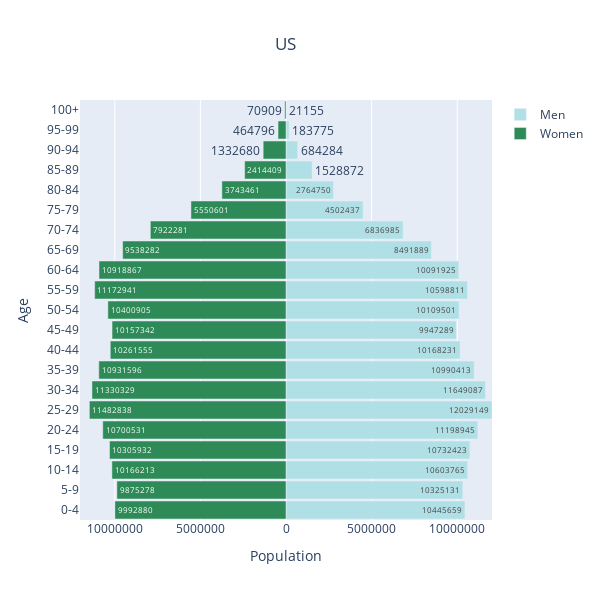

Notebook source saved alongside this figure:
### Code cell
women_bins = np.array(new_women)
men_bins = np.array(new_men)

y = us_data['Age'][1:22]

layout = go.Layout(yaxis=go.layout.YAxis(title='Age'),
                  xaxis=go.layout.XAxis(
                      range=[-max(new_men),max(new_men)],
                      tickvals=[-15000000,-10000000,-5000000, 0, 5000000, 10000000, 15000000],
                      ticktext=[15000000,10000000,5000000, 0, 5000000, 10000000, 15000000], 
                      title='Population'),
                  barmode='overlay',
                  bargap=0.1
                  )

data = [go.Bar(y=y,
              x=men_bins,
              orientation='h',
              name='Men',
              text = men_bins.astype('int'),
              hoverinfo='text',
              marker=dict(color='powderblue')
              ),
        go.Bar(y=y,
               x= women_bins,
               orientation='h',
               name='Women',
               text= -1 * women_bins.astype('int'),
               hoverinfo='text',
               marker=dict(color='seagreen')
              )]

fig = go.Figure(
    data=data,
    layout=layout
)

fig.update_layout(title="US", title_x=0.475)

fig.update_layout(
    autosize=False,
    width=600,
    height=600)

fig.show()

### Figure 1 — Plotly figure (JSON) as saved in the notebook; plotly's stock layout.template omitted (floating-point values rounded to 4 significant figures)
{"data": [{"hoverinfo": "text", "marker": {"color": "powderblue"}, "name": "Men", "orientation": "h", "text": [10445659, 10325131, 10603765, 10732423, 11198945, 12029149, 11649087, 10990413, 10168231, 9947289, 10109501, 10598811, 10091925, 8491889, 6836985, 4502437, 2764750, 1528872, 684284, 183775, 21155], "type": "bar", "x": [10445659, 10325131, 10603765, 10732423, 11198945, 12029149, 11649087, 10990413, 10168231, 9947289, 10109501, 10598811, 10091925, 8491889, 6836985, 4502437, 2764750, 1528872, 684284, 183775, 21155], "y": ["0-4", "5-9", "10-14", "15-19", "20-24", "25-29", "30-34", "35-39", "40-44", "45-49", "50-54", "55-59", "60-64", "65-69", "70-74", "75-79", "80-84", "85-89", "90-94", "95-99", "100+"]}, {"hoverinfo": "text", "marker": {"color": "seagreen"}, "name": "Women", "orientation": "h", "text": [9992880, 9875278, 10166213, 10305932, 10700531, 11482838, 11330329, 10931596, 10261555, 10157342, 10400905, 11172941, 10918867, 9538282, 7922281, 5550601, 3743461, 2414409, 1332680, 464796, 70909], "type": "bar", "x": [-9992880, -9875278, -10166213, -10305932, -10700531, -11482838, -11330329, -10931596, -10261555, -10157342, -10400905, -11172941, -10918867, -9538282, -7922281, -5550601, -3743461, -2414409, -1332680, -464796, -70909], "y": ["0-4", "5-9", "10-14", "15-19", "20-24", "25-29", "30-34", "35-39", "40-44", "45-49", "50-54", "55-59", "60-64", "65-69", "70-74", "75-79", "80-84", "85-89", "90-94", "95-99", "100+"]}], "layout": {"autosize": false, "bargap": 0.1, "barmode": "overlay", "height": 600, "title": {"text": "US", "x": 0.475}, "width": 600, "xaxis": {"range": [-12029149, 12029149], "ticktext": [15000000, 10000000, 5000000, 0, 5000000, 10000000, 15000000], "tickvals": [-15000000, -10000000, -5000000, 0, 5000000, 10000000, 15000000], "title": {"text": "Population"}}, "yaxis": {"title": {"text": "Age"}}}}
